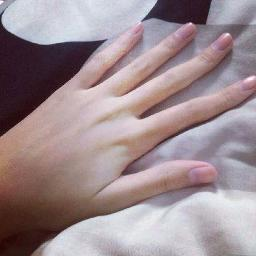
#> input picture AffineTransforms/test_img.jpg, 256 x 256 px
$ python ImageTranslation.py
#> lines starting #> are read from the running program, lines starting #| are printed output that depends on the picture; long printed decimals are rounded
# -*- coding: utf-8 -*-
"""
Created on Fri Apr  9 13:54:12 2021

@author: Purnendu Mishra
"""

import cv2
import numpy as np
from pathlib import Path
from matplotlib import pyplot as plt

from skimage.io import imread

#%%
# =============================================================================
# Read the image and labels
# =============================================================================

img_path = Path.cwd()/'test_img.jpg'

image    = imread(img_path)
#> image is the input picture: shape (256, 256, 3); mean R, G, B 157.1, 140.1, 144.6
y_true   = np.load('test_img_labels.npy')
#> (reads AffineTransforms/test_img_labels.npy from the repository)

h, w     = image.shape[:2]
#> h = 256; w = 256

y_true[:,0] *= w
y_true[:,1] *= h

xg = y_true[:,0]
yg = y_true[:,1]

fig = plt.figure(figsize = (7,7))
plt.imshow(image)
plt.scatter(xg, yg , c='r')
plt.show()
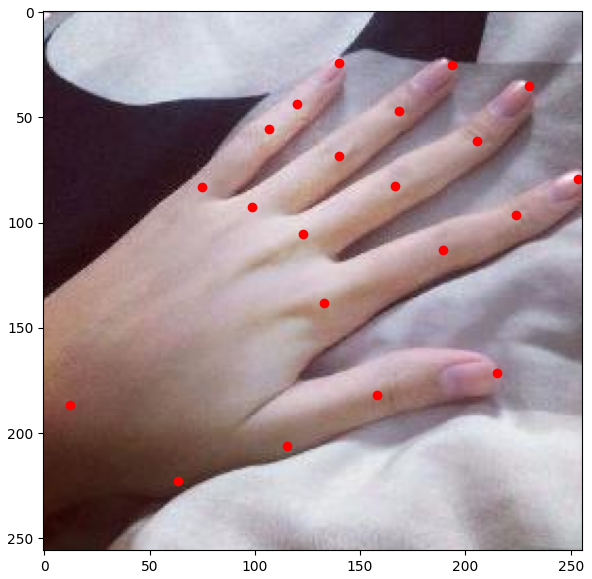
#> figure drawn by matplotlib, 1 panel

#%%


def random_translation(x, y, alpha = 0.2):

#> called with y = array of shape (21, 2), alpha = 0.2
    h, w = x.shape[:2]
#> h = 256; w = 256

    # The maximum translation along each dimension
    tx   = np.clip(np.random.uniform(-1, 1), -1 * alpha, alpha) * w  # translation along image width
#> tx = 24.99
    ty   = np.clip(np.random.uniform(-1, 1), -1 * alpha, alpha) * h  # translation along image height
#> ty = 51.2

    print(tx, ty)
#| 24.993 51.2

    # The translation matrix
    T  = np.array([[1,0,tx], [0,1,ty]], dtype = np.float32)
#> T = [[1, 0, 24.99], [0, 1, 51.2]]

    # The image translation
    xT = cv2.warpAffine(x, T, (w, h))
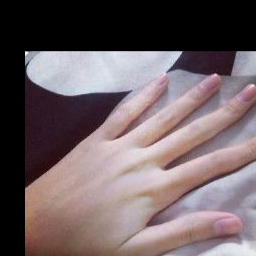
#> xT: shape (256, 256, 3); mean R, G, B 112.1, 97.8, 101

    # Translation of hand keypoints
    ## Converting into homogenous coordinate system
    T_ = np.append(T , np.array([[0,0,1]], dtype = np.float32), axis = 0)
#> T_ = [[1, 0, 24.99], [0, 1, 51.2], [0, 0, 1]]

    K  = y.shape[0]
    # Converting keypoints coordinates into homogenous coordinate system
    y_ = np.append(y.T, np.ones((1,K), dtype = np.float32), axis = 0)  # shape = 3 X K
    yT = np.matmul(T_, y_)[:2,:].T

    # Limit the keypoints between 0 and h or w
    # yT[:,0] = yT[:,0].clip(min = 0, max = w - 1) / w
    # yT[:,1] = yT[:,1].clip(min = 0, max = h - 1) / h

    for i in range(K):
        a = yT[i, 0]
        b = yT[i, 1]

        if a > w - 1 or b > h - 1:
            yT[i] = 0.
        elif a < 0. or b < 0.:
            yT[i] = 0.
        else:
            pass


    yT[:,0] /= w
    yT[:,1] /= h

    return (xT, yT)


translated_img, y_cap = random_translation(x = image, y = y_true, alpha = 0.2)
#> y_cap = 21 rows, first 8: [0.145, 0.928], [0, 0], [0, 0], [0.715, 0.911], [0.938, 0.869], [0.616, 0.741], [0.837, 0.642], [0.973, 0.577]

xg2 = y_cap[:,0] * 256
#> xg2 = 21 values, max 255 at index 12, min 0 at index 1, mean 149.9
yg2 = y_cap[:,1] * 256
#> yg2 = 21 values, max 237.6 at index 0, min 0 at index 1, mean 120.6

fig = plt.figure(figsize = (10,10))
plt.subplot(1,2,1)
plt.imshow(image)
plt.scatter(xg, yg, c='r')
plt.subplot(1,2,2)
plt.imshow(translated_img)
plt.scatter(xg2, yg2, c='r')
plt.show()
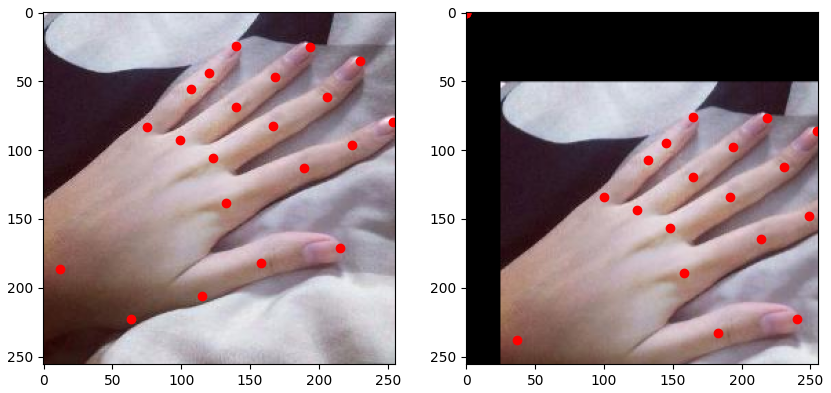
#> figure drawn by matplotlib, 2 panels
